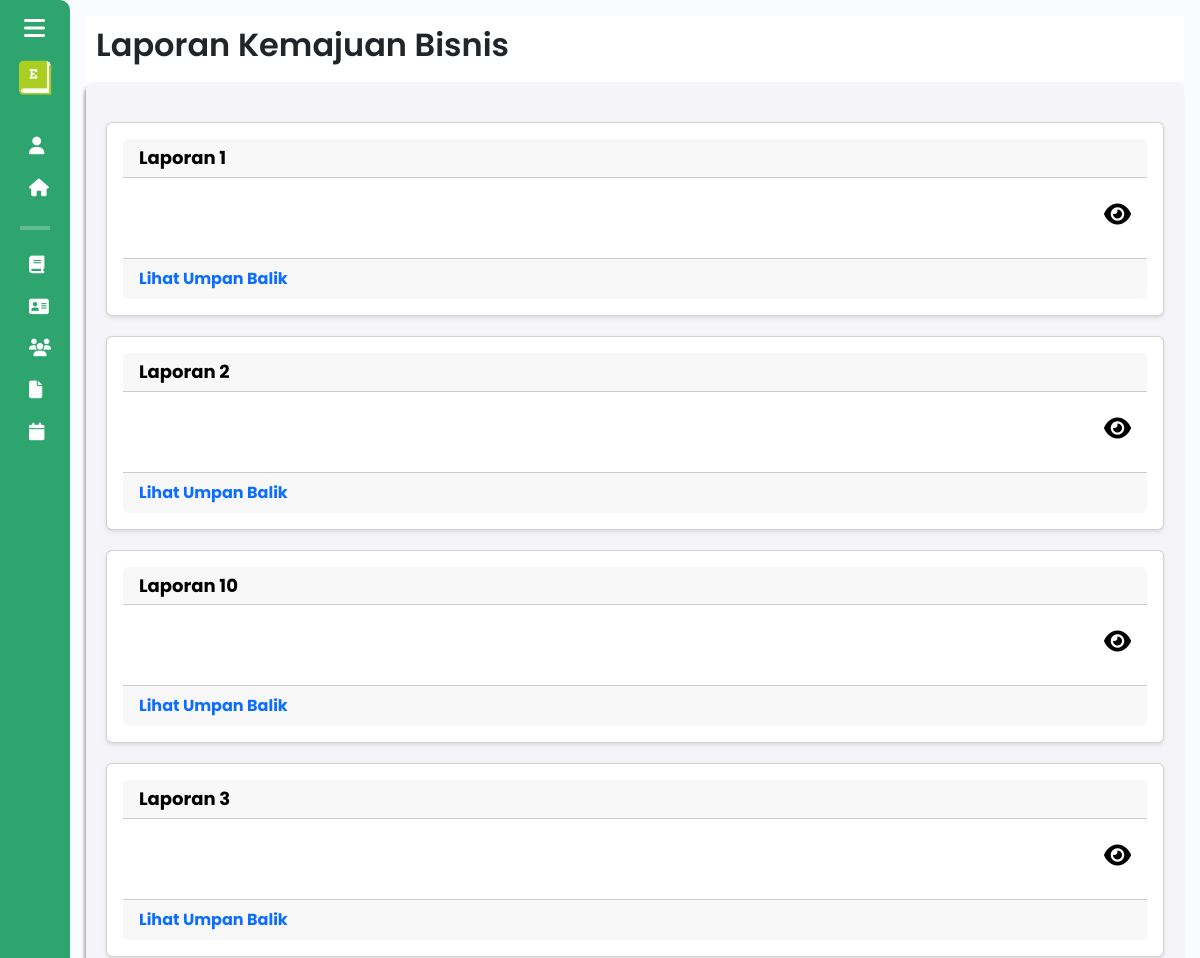
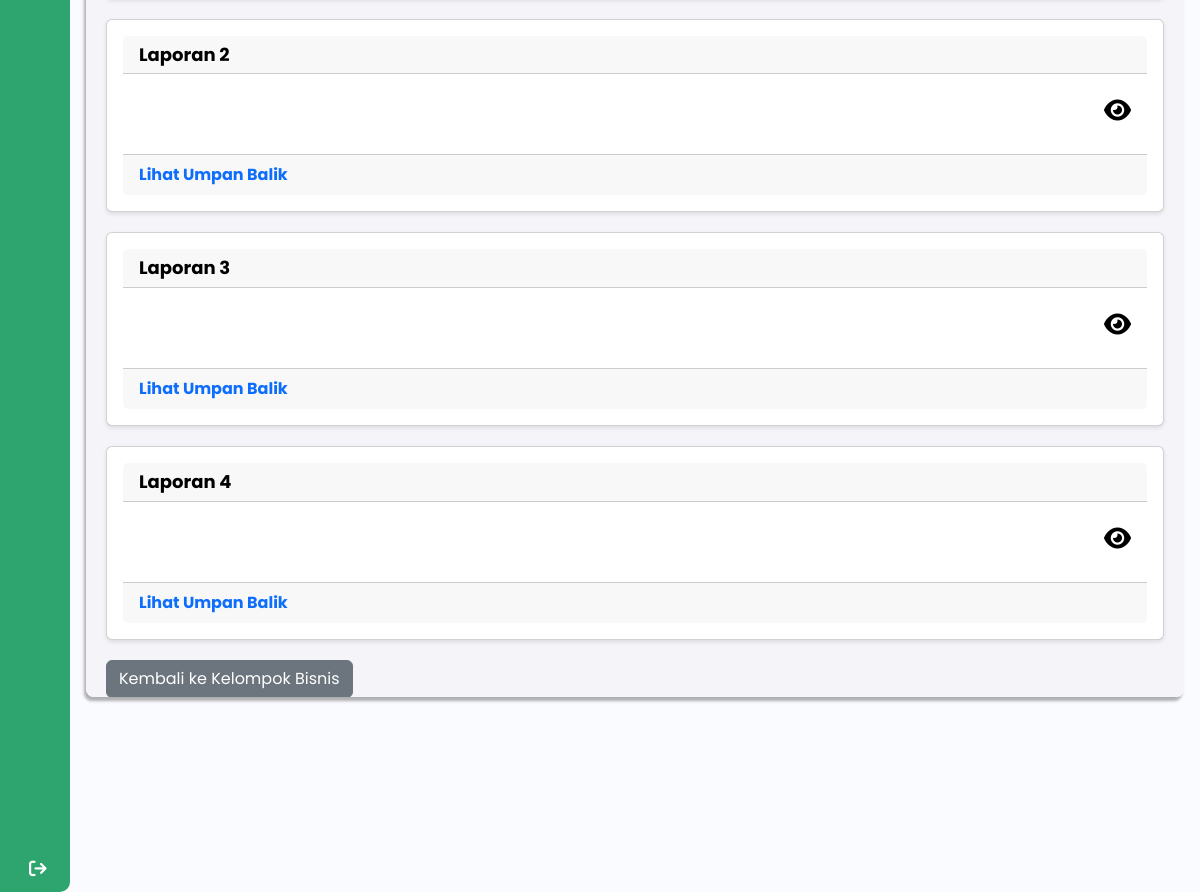
The page /admin/laporan_bisnis?id_kelompok=20 (signed in) on the database its author committed (2 pictures, top to bottom).
### tables this page shows
CREATE TABLE `laporan_bisnis_backup` (
  `id` int(11) NOT NULL DEFAULT 0,
  `judul_laporan` varchar(255) NOT NULL,
  `jenis_laporan` varchar(30) NOT NULL,
  `laporan_penjualan` text DEFAULT NULL,
  `laporan_pemasaran` text DEFAULT NULL,
  `laporan_produksi` text DEFAULT NULL,
  `laporan_sdm` text DEFAULT NULL,
  `laporan_keuangan` text DEFAULT NULL,
  `laporan_pdf` text DEFAULT NULL,
  `tanggal_upload` datetime NOT NULL DEFAULT current_timestamp(),
  `id_kelompok` int(11) DEFAULT NULL,
  `feedback` varchar(2000) DEFAULT NULL
);

### components/pages/admin/laporan_bisnis_admin.php (the view, shortened to what this page needs)
<?php
include $_SERVER['DOCUMENT_ROOT'] . '/Entree/config/db_connection.php';
$id_kelompok = isset($_GET['id_kelompok']) ? (int)$_GET['id_kelompok'] : null;
if ($id_kelompok) {
    $sql = "SELECT * FROM laporan_bisnis_backup WHERE id_kelompok = ?";
    $stmt = $conn->prepare($sql);
    $stmt->bind_param("i", $id_kelompok);
    $stmt->execute();
    $result = $stmt->get_result();
} else {
    echo "ID kelompok tidak ditemukan!";
    exit;
}
?>
<!DOCTYPE html>
<html lang="en">
<head>
    <link href="https://cdn.lineicons.com/4.0/lineicons.css" rel="stylesheet" />
    <link href="https://cdn.jsdelivr.net/npm/bootstrap@5.3.0-alpha3/dist/css/bootstrap.min.css" rel="stylesheet"
>
    <link rel="stylesheet" href="/Entree/assets/css/laporan_bisnis.css">
</head>
<body>
    <div class="wrapper">
        <?php
        include 'sidebar_admin.php';
        ?>
        <div class="main p-3">
            <div class="main_header">
                <?php
                    include 'header_admin.php';
                ?>
            </div>
            <div class="main_wrapper">
                <div class="container-of-card-container m-0 p-0" style="min-height: 70vh;">
                <?php
                    if ($result->num_rows > 0) {
                        while ($laporan = $result->fetch_assoc()) {
                            $id = $laporan['id'];
                            ?>
                            <div class="card">
                                <div class="card-header">
                                    <h2><?php echo htmlspecialchars($laporan['judul_laporan']); ?></h2>
                                </div>
                                <a href="detail_laporan_bisnis?id=<?php echo $id; ?>&id_kelompok=<?php echo $id_kelompok; ?>">
                                    <div class="card-body">
                                        <i class="fa-solid fa-eye detail-icon" data-bs-toggle="tooltip" data-bs-custom-class="custom-tooltip" data-bs-title="Lihat Detail Laporan Kemajuan Bisnis"></i>
                                    </div>
                                </a>
                                <div class="card-footer">
                                    <a href="detail_laporan_bisnis?id=<?php echo $id; ?>&id_kelompok=<?php echo $id_kelompok; ?>">Lihat Umpan Balik</a>
                                </div>
                            </div>
                            <?php
                        }
                    }
                    ?>
                </div>
                <div onclick="window.location.href='detail_kelompok?id_kelompok=<?php echo $id_kelompok; ?>'">
                    <button class="btn btn-secondary" data-bs-toggle="tooltip" data-bs-custom-class="custom-tooltip" data-bs-title="Tekan Untuk Kembali">Kembali ke Kelompok Bisnis</button>
                </div>
            </div>
        </div>
    </div>
</body>
</html>

### assets/css/laporan_bisnis.css (style rules this page uses)
body { font-family: Arial, sans-serif; }
.card { text-decoration: none; display: block; background-color: white; border-radius: 10px; box-shadow: 0 4px 8px rgba(0, 0, 0, 0.1); transition: transform 0.3s ease, box-shadow 0.3s ease; width: 50%; padding: 20px; color: black; }
.card { border: 1px solid #000; border-radius: 8px; padding: 16px; width: 100%; background-color: #00cc66; margin: 20px auto; box-shadow: 0 2px 4px rgba(0, 0, 0, 0.1); }
.card-header { display: flex; justify-content: space-between; align-items: center; }
.card-header h2 { margin: 0; font-size: 18px; font-weight: bold; }
.card-body { display: flex; justify-content: space-between; margin-top: 8px; font-size: 14px; color: #666; max-height: 63px; overflow-y: hidden; }
.card-footer { display: block; margin-top: 16px; font-size: 16px; font-weight: bold; color: #000; }
.card-footer { display: flex; justify-content: space-between; align-items: center; }
.card-footer a { margin: 0; padding: 0; }
.card .card-header, .card .card-body { color: #000; }
.card-body { display: flex; justify-content: flex-end; }
.card-header .edit-icon, .card-footer .delete-icon, .card-body .detail-icon { font-size: 24px; cursor: pointer; transition: transform 0.2s, color 0.2s; }

### assets/css/sidebar.css (style rules this page uses)
a { text-decoration: none; }
body { font-family: "Poppins", sans-serif; }
.wrapper { display: flex; }
.main { min-height: 100vh; width: 100%; overflow: hidden; transition: all 0.35s ease-in-out; background-color: #fafbfe; }
.main_wrapper { width: 100%; height: 85vh; background-color: #f4f4f9; box-shadow: -2px 4px 3px rgba(0, 0, 0, 0.3); margin: 0; padding: 20px; overflow-y: auto; border-radius: 8px; }

### assets/css/header.css (style rules this page uses)
a { text-decoration: none; }
body { font-family: "Poppins", sans-serif; }
.main_header { display: flex; justify-content: space-between; align-items: center; padding: 5px; background-color: #fff; min-height: 50px; }

### rows shown on the page
laporan_bisnis_backup: judul_laporan "Laporan 1"
laporan_bisnis_backup: judul_laporan "Laporan 2"
laporan_bisnis_backup: judul_laporan "Laporan 10"
laporan_bisnis_backup: judul_laporan "Laporan 3"
laporan_bisnis_backup: judul_laporan "Laporan 2"
laporan_bisnis_backup: judul_laporan "Laporan 3"
laporan_bisnis_backup: judul_laporan "Laporan 4"

### other values the page prints
$pageTitle "Laporan Kemajuan Bisnis"
